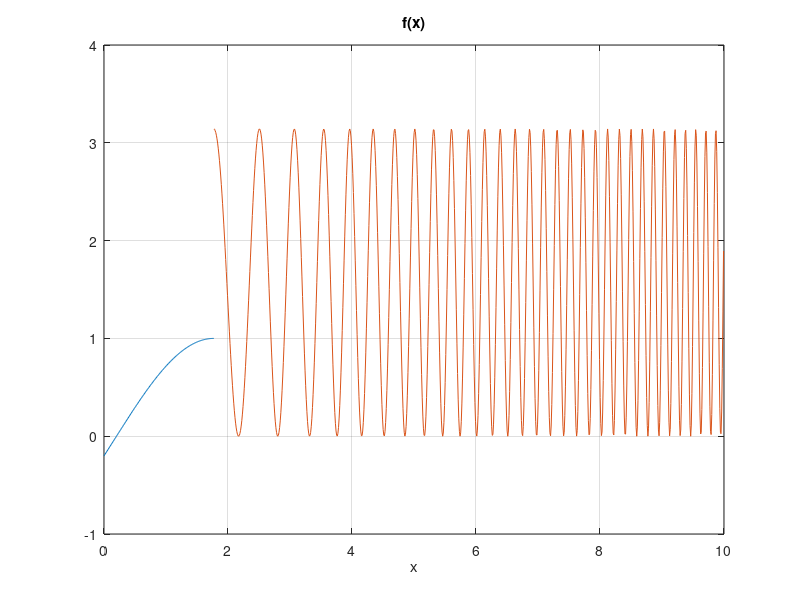

This chart was generated by the following MATLAB code:
step=0.01;
x1 = 0:step:sqrt(pi); 
x2=sqrt(pi):step:10; 
f1 = cos(x1-sqrt(pi)); % f(x) over interval x1
f2 = pi*cos(x2.^2-pi).^2; % f(x) over interval x2
plot(x1,f1,x2,f2) 
xlabel('x') 
title('f(x)')
grid on